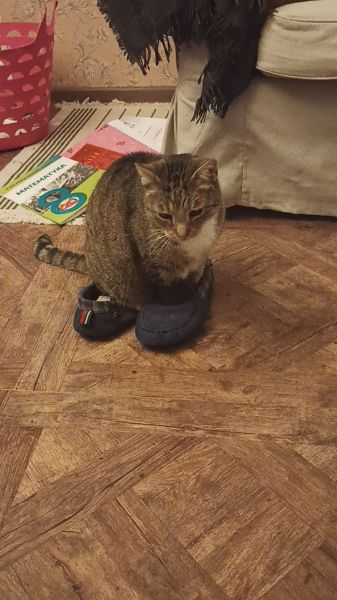
#> input picture Lab2/cat_08 (1).png, 337 x 600 px
$ python rectangle_svd.py
#> lines starting #> are read from the running program, lines starting #| are printed output that depends on the picture; long printed decimals are rounded
### Lab2/image_processing.py
import numpy as np
import matplotlib.pyplot as plt
from PIL import Image


def load_image(filename):
    """Open an image and convert it into a grayscale matrix."""
#> called with filename = 'cat_08 (1).png'
    image = Image.open(filename)
#> image is the input picture: PIL image 337x600 RGB; mean R, G, B 131.6, 96.4, 70.1
    gray_image = image.convert("L")
    matrix = np.asarray(gray_image, dtype=np.float64)
#| Original image mode: RGB
#| Grayscale image mode: L
#| Matrix dimensions: (600, 337)

    return image, gray_image, matrix


# [125 lines left out: functions display_grayscale, perform_evd, select_eigen_components, evd_rank_k, evd_error, not called in this run]


def perform_svd(A):
    """Calculate the reduced Singular Value Decomposition."""

    left_matrix, singular_values, right_matrix = np.linalg.svd(
        A,
        full_matrices=False
    )
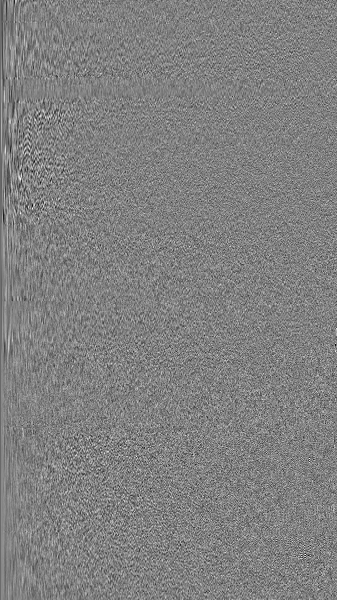
#> left_matrix: shape (600, 337) float64; min -0.249, max 0.244, mean -0.000128; drawn with min black and max white
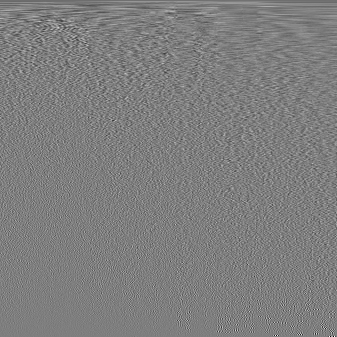
#> right_matrix: shape (337, 337) float64; min -0.461, max 0.466, mean -0.000123; drawn with min black and max white
#> singular_values = 337 values, max 47447.1 at index 0, min 8.6 at index 336, mean 500.9

    return left_matrix, singular_values, right_matrix


def svd_rank_k(U, singular_values, Vt, k):
    """
    Construct a rank-k approximation from the first k
    singular components.
    """

    valid_k = min(k, len(singular_values))

    left_part = U[:, :valid_k]
    values_part = singular_values[:valid_k]
    right_part = Vt[:valid_k]

    # Each column of U is scaled by its corresponding singular value
    reconstruction = (
        left_part * values_part
    ) @ right_part

    return reconstruction


def svd_error(A, A_k):
    """Return the Frobenius norm of the SVD reconstruction error."""

    residual = np.subtract(A, A_k)

    return np.linalg.norm(
        residual,
        ord="fro"
    )

### Lab2/rectangle_svd.py
import matplotlib.pyplot as plt
import numpy as np

from image_processing import load_image, perform_svd, svd_rank_k, svd_error


IMAGE_FILE = "cat_08 (1).png"
RETAINED_RANKS = (10, 50, 100)


def show_reconstruction(original, reconstructed, rank):
    difference = np.abs(original - reconstructed)

    fig, axes = plt.subplots(1, 3, figsize=(15, 5))

    axes[0].imshow(original, cmap="gray")
    axes[0].set_title("Original")
    axes[0].axis("off")

    axes[1].imshow(np.clip(reconstructed, 0, 255), cmap="gray")
    axes[1].set_title(f"SVD, k = {rank}")
    axes[1].axis("off")

    axes[2].imshow(difference, cmap="gray")
    axes[2].set_title(f"Absolute Error, k = {rank}")
    axes[2].axis("off")

    plt.tight_layout()
    plt.show()


def main():

    image, grayscale, matrix = load_image(IMAGE_FILE)

    print("Original image mode:", image.mode)
    print("Grayscale image mode:", grayscale.mode)
    print("Matrix dimensions:", matrix.shape)

    print("\nComputing SVD...")

    left_vectors, values, right_vectors = perform_svd(matrix)
#> values has the same summary as singular_values in perform_svd

    print("SVD completed successfully.")
    print("Total singular values:", len(values))
#| Total singular values: 337

    reconstruction_errors = []

    for rank in RETAINED_RANKS:

        approximation = svd_rank_k(
            left_vectors,
            values,
            right_vectors,
            rank
        )

        error = svd_error(matrix, approximation)
        reconstruction_errors.append(error)

        print(f"\nRank k = {rank}")
        print(f"Frobenius reconstruction error = {error}")

        show_reconstruction(
            matrix,
            approximation,
            rank
        )
#> this loop made 3 passes
#> (valid_k in svd_rank_k, error) on passes 1 to 3: (10, 7075), (50, 4016), (100, 2539.3)
#| Frobenius reconstruction error = 7074.997
#| Frobenius reconstruction error = 4015.980
#| Frobenius reconstruction error = 2539.282
#> pass 1, in svd_rank_k, `reconstruction = ( left_part * values_part ) @ right_part`:
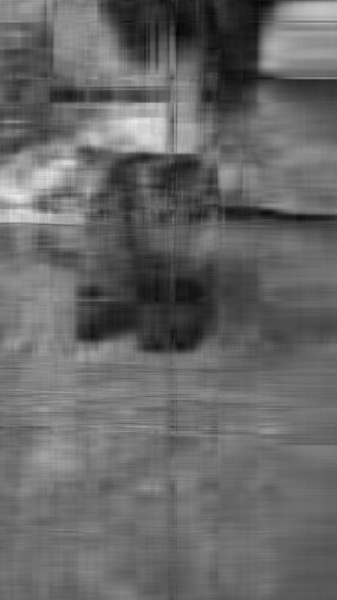
#> reconstruction: shape (600, 337) float64; min 5.46, max 237.6, mean 103.9
#> pass 1, in svd_error, `residual = np.subtract(A, A_k)`:
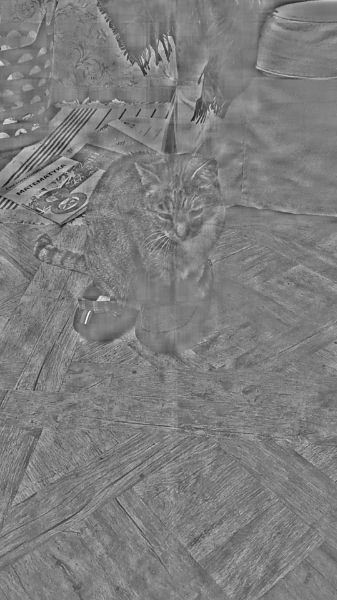
#> residual: shape (600, 337) float64; min -126.4, max 129.2, mean 0; drawn with min black and max white
#> pass 1, in show_reconstruction, `difference = np.abs(original - reconstructed)`:
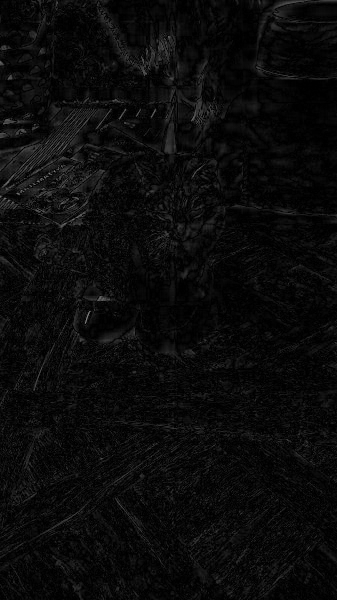
#> difference: shape (600, 337) float64; min 0.000126, max 129.2, mean 11.3
#> pass 2, in show_reconstruction (call 2), `plt.show()`:
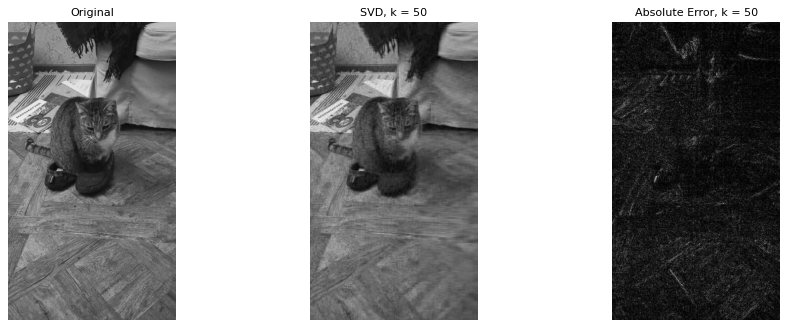
#> figure drawn by matplotlib, 3 panels
#> after the loop, reconstruction_errors = [7075, 4016, 2539.3]

    plt.figure(figsize=(8, 5))

    plt.plot(
        RETAINED_RANKS,
        reconstruction_errors,
        "o-"
    )

    plt.xlabel("Retained rank (k)")
    plt.ylabel("Frobenius norm error")
    plt.title("SVD Reconstruction Error for Different Ranks")
    plt.grid(True)

    plt.tight_layout()
    plt.show()
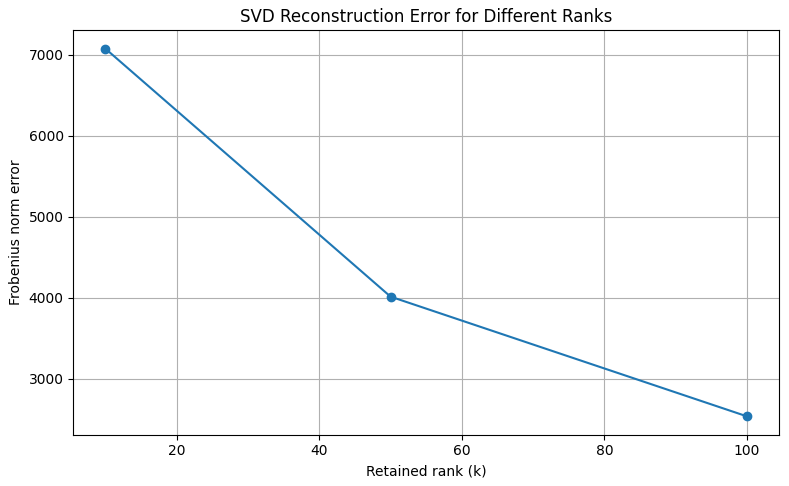
#> figure drawn by matplotlib, 1 panel


if __name__ == "__main__":
    main()

$ run again, with Lab2/cat_08.jpg saved as Lab2/cat_08 (1).png
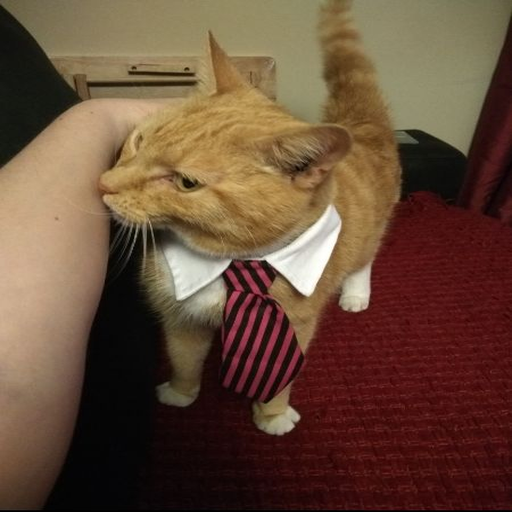
#> input picture Lab2/cat_08.jpg, 512 x 512 px
#> in load_image, image is the input picture: PIL image 512x512 RGB; mean R, G, B 103.1, 75.6, 56.2
#| Original image mode: RGB
#| Grayscale image mode: L
#| Matrix dimensions: (512, 512)
#> singular_values = 512 values, max 46882.7 at index 0, min 0.0403 at index 511, mean 310.1
#> values has the same summary as singular_values in perform_svd
#| Total singular values: 512
#> the loop in main, `for rank in RETAINED_RANKS: ` made 3 passes
#> (valid_k in svd_rank_k, error) on passes 1 to 3: (10, 6640.4), (50, 2232.2), (100, 1189)
#> (printed output is left out)
#> pass 1, in svd_error, `residual = np.subtract(A, A_k)`:
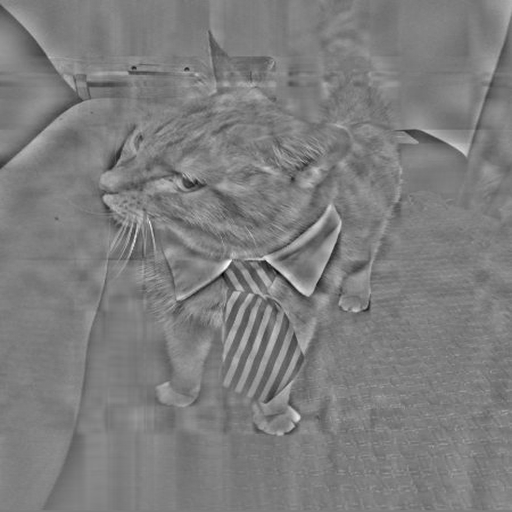
#> residual: shape (512, 512) float64; min -115.7, max 118.7, mean 0; drawn with min black and max white
#> after the loop in main, `for rank in RETAINED_RANKS:`: reconstruction_errors = [6640.4, 2232.2, 1189]
#> in main, `plt.show()`:
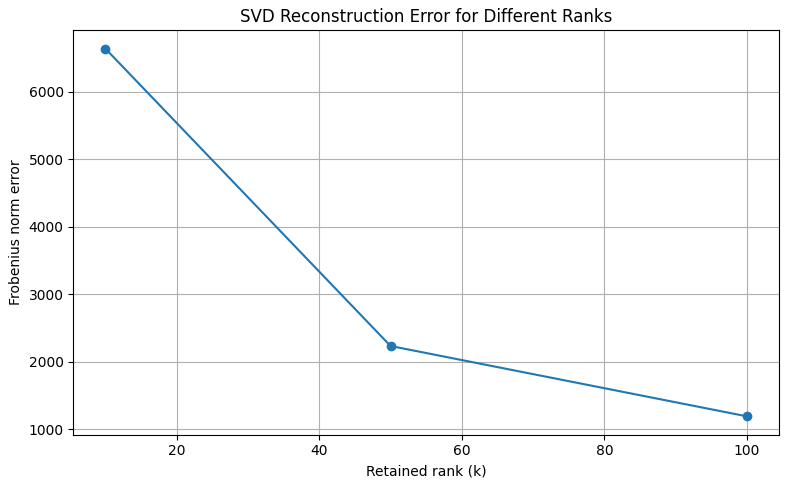
#> figure drawn by matplotlib, 1 panel
